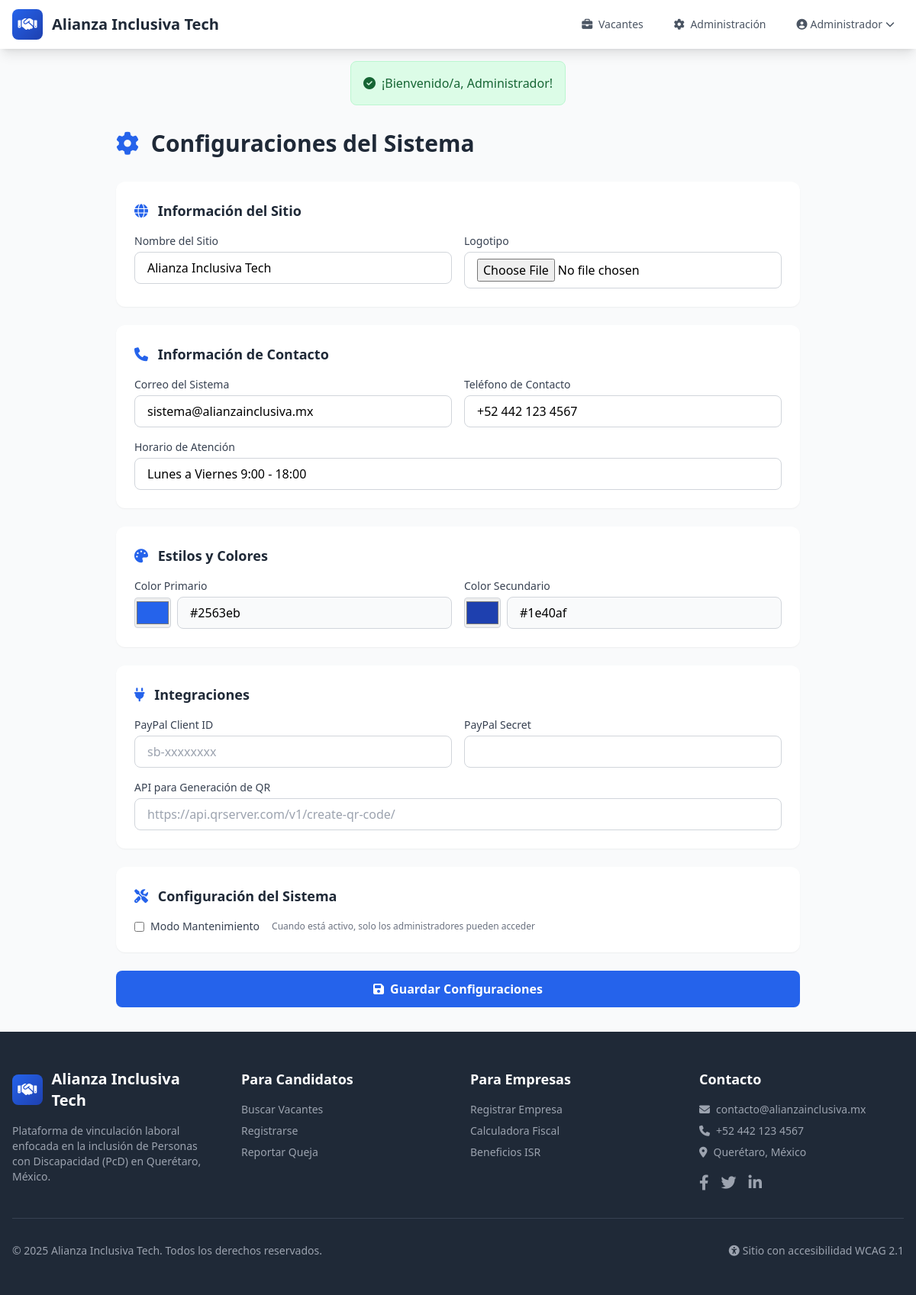
The app's page /admin/configuraciones (signed in) with its own data.
### tables this page shows
CREATE TABLE configuraciones (
    id INT AUTO_INCREMENT PRIMARY KEY,
    clave VARCHAR(100) NOT NULL UNIQUE,
    valor TEXT NULL,
    tipo ENUM('texto', 'numero', 'booleano', 'json', 'color') DEFAULT 'texto',
    descripcion VARCHAR(255) NULL,
    fecha_actualizacion DATETIME DEFAULT CURRENT_TIMESTAMP ON UPDATE CURRENT_TIMESTAMP
);

### app/views/configuraciones/index.php (the view, shortened to what the rows shown need)
<div class="py-8 px-4">
    <div class="max-w-4xl mx-auto">
        <h1 class="text-3xl font-bold text-gray-800 mb-8">
            <i class="fas fa-cog text-primary mr-2"></i>
            Configuraciones del Sistema
        </h1>
        <form method="POST" action="<?= BASE_URL ?>/admin/configuraciones" enctype="multipart/form-data">
            <div class="bg-white rounded-xl shadow-sm p-6 mb-6">
                <h2 class="text-lg font-semibold text-gray-800 mb-4">
                    <i class="fas fa-globe text-primary mr-2"></i>
                    Información del Sitio
                </h2>
                <div class="grid md:grid-cols-2 gap-4">
                    <div>
                        <label class="block text-sm font-medium text-gray-700 mb-1">Nombre del Sitio</label>
                        <input type="text" name="sitio_nombre"
                               value="<?= htmlspecialchars($configuraciones['sitio_nombre']['valor'] ?? 'Alianza Inclusiva Tech') ?>"
                               class="w-full px-4 py-2 border border-gray-300 rounded-lg focus:ring-2 focus:ring-primary">
                    </div>
                </div>
            </div>
            <div class="bg-white rounded-xl shadow-sm p-6 mb-6">
                <h2 class="text-lg font-semibold text-gray-800 mb-4">
                    <i class="fas fa-phone text-primary mr-2"></i>
                    Información de Contacto
                </h2>
                <div class="grid md:grid-cols-2 gap-4">
                    <div>
                        <label class="block text-sm font-medium text-gray-700 mb-1">Correo del Sistema</label>
                        <input type="email" name="correo_sistema"
                               value="<?= htmlspecialchars($configuraciones['correo_sistema']['valor'] ?? '') ?>"
                               class="w-full px-4 py-2 border border-gray-300 rounded-lg focus:ring-2 focus:ring-primary">
                    </div>
                    <div>
                        <label class="block text-sm font-medium text-gray-700 mb-1">Teléfono de Contacto</label>
                        <input type="text" name="telefono_contacto"
                               value="<?= htmlspecialchars($configuraciones['telefono_contacto']['valor'] ?? '') ?>"
                               class="w-full px-4 py-2 border border-gray-300 rounded-lg focus:ring-2 focus:ring-primary">
                    </div>
                    <div class="md:col-span-2">
                        <label class="block text-sm font-medium text-gray-700 mb-1">Horario de Atención</label>
                        <input type="text" name="horario_atencion"
                               value="<?= htmlspecialchars($configuraciones['horario_atencion']['valor'] ?? '') ?>"
                               class="w-full px-4 py-2 border border-gray-300 rounded-lg focus:ring-2 focus:ring-primary"
                               placeholder="Ej: Lunes a Viernes 9:00 - 18:00">
                    </div>
                </div>
            </div>
            <div class="bg-white rounded-xl shadow-sm p-6 mb-6">
                <h2 class="text-lg font-semibold text-gray-800 mb-4">
                    <i class="fas fa-palette text-primary mr-2"></i>
                    Estilos y Colores
                </h2>
                <div class="grid md:grid-cols-2 gap-4">
                    <div>
                        <div class="flex items-center gap-2">
                            <input type="color" name="color_primario"
                                   value="<?= htmlspecialchars($configuraciones['color_primario']['valor'] ?? '#2563eb') ?>"
                                   class="w-12 h-10 border border-gray-300 rounded cursor-pointer">
                            <input type="text"
                                   value="<?= htmlspecialchars($configuraciones['color_primario']['valor'] ?? '#2563eb') ?>"
                                   class="flex-1 px-4 py-2 border border-gray-300 rounded-lg bg-gray-50" readonly>
                        </div>
                    </div>
                    <div>
                        <div class="flex items-center gap-2">
                            <input type="color" name="color_secundario"
                                   value="<?= htmlspecialchars($configuraciones['color_secundario']['valor'] ?? '#1e40af') ?>"
                                   class="w-12 h-10 border border-gray-300 rounded cursor-pointer">
                            <input type="text"
                                   value="<?= htmlspecialchars($configuraciones['color_secundario']['valor'] ?? '#1e40af') ?>"
                                   class="flex-1 px-4 py-2 border border-gray-300 rounded-lg bg-gray-50" readonly>
                        </div>
                    </div>
                </div>
            </div>
            <div class="bg-white rounded-xl shadow-sm p-6 mb-6">
                <h2 class="text-lg font-semibold text-gray-800 mb-4">
                    <i class="fas fa-plug text-primary mr-2"></i>
                    Integraciones
                </h2>
            </div>
            <div class="bg-white rounded-xl shadow-sm p-6 mb-6">
                <h2 class="text-lg font-semibold text-gray-800 mb-4">
                    <i class="fas fa-tools text-primary mr-2"></i>
                    Configuración del Sistema
                </h2>
                <div class="flex items-center">
                    <label class="flex items-center cursor-pointer">
                        <input type="checkbox" name="mantenimiento" value="1"
                               <?= ($configuraciones['mantenimiento']['valor'] ?? '0') === '1' ? 'checked' : '' ?>
                               class="rounded border-gray-300 text-primary focus:ring-primary mr-2">
                        <span class="text-sm font-medium text-gray-700">Modo Mantenimiento</span>
                    </label>
                </div>
            </div>
        </form>
    </div>
</div>

### records on screen
configuraciones: sitio_nombre "Alianza Inclusiva Tech"
configuraciones: correo_sistema "sistema@alianzainclusiva.mx"
configuraciones: telefono_contacto "+52 442 123 4567"
configuraciones: horario_atencion "Lunes a Viernes 9:00 - 18:00"
configuraciones: color_primario "#2563eb", valor "#2563eb"
configuraciones: color_secundario "#1e40af", valor "#1e40af"

### other values on screen
$sitioNombre "Alianza Inclusiva Tech"
$user['nombre'] "Administrador"
$flash['mensaje'] "¡Bienvenido/a, Administrador!"
SITE_NAME "Alianza Inclusiva Tech"
SITE_CONTACT_EMAIL "contacto@alianzainclusiva.mx"
SITE_CONTACT_PHONE "+52 442 123 4567"
